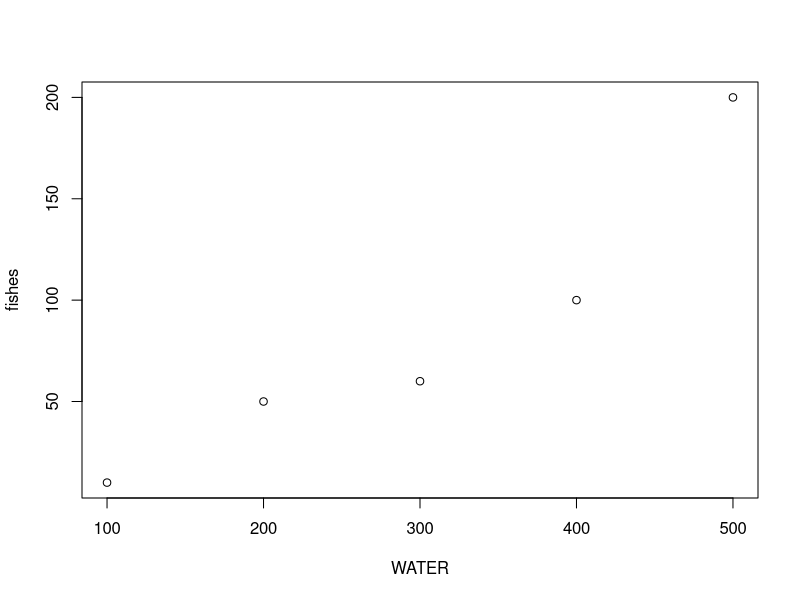

Generate this figure with R:
# this is my first code in github! its very exciting.
# here are input data on streams.

# costanza data on streams
WATER <- c(100,200,300,400,500)
WATER
#marta data on fishes genomes
fishes <- c(10,50,60,100,200)
fishes

# plot the diversity of fishes (y) versus the amount of water (x)
plot(WATER, fishes)

